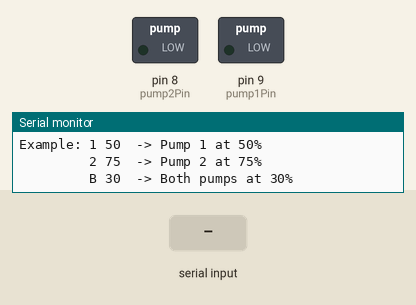
Simulated run of this sketch. Board: Arduino Uno, built with avr-gcc and run on an emulated ATmega328P. Shown: switched loads named in the sketch (green lamp = pin HIGH), the last lines printed to the serial monitor. Inputs (shaded band) come from the test bench.

Above: at 1.3 s.
1.4 s: "1 1\n" received over Serial
At 2.6 s:
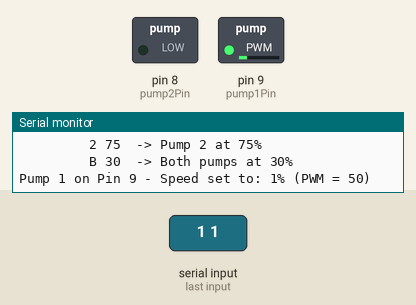
2.9 s: "B 150\n" received over Serial
At 3.8 s:
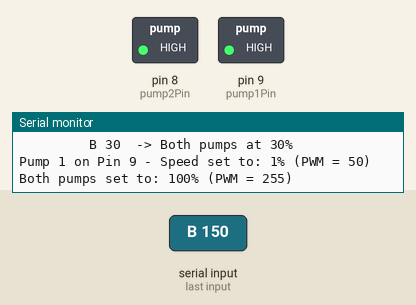
4.4 s: "2 1\n" received over Serial
At 5.0 s:
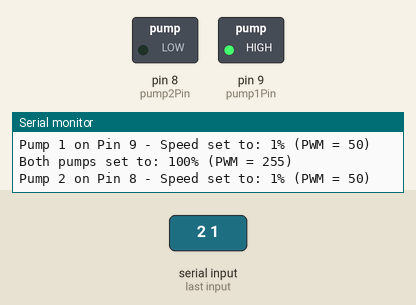
5.9 s: "2 150\n" received over Serial
At 6.2 s:
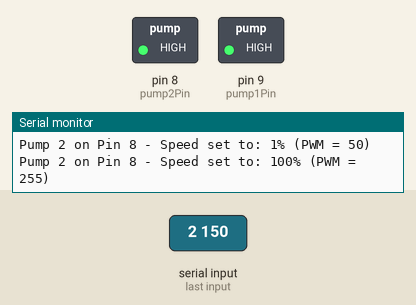
7.4 s: "1 1\n" received over Serial
At 8.6 s:
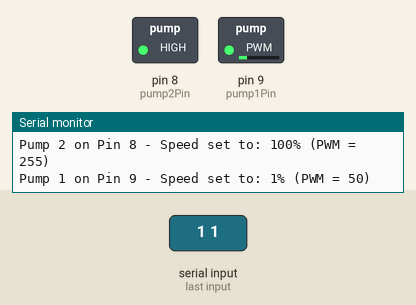
8.9 s: "1 150\n" received over Serial
At 9.9 s:
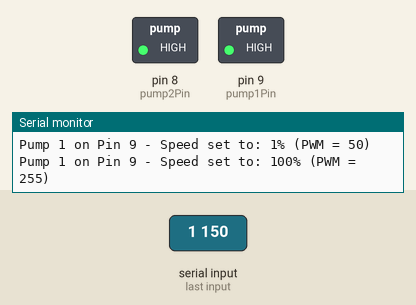
Timing chart, 0 to 11.4 s (numbered marks = the images above; inputs shaded):
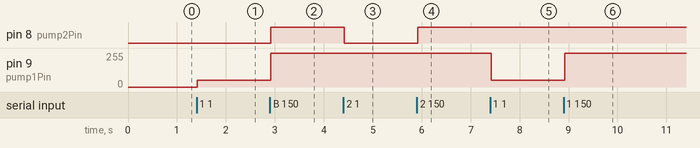

The sketch:

two_pumps_controlled.ino
```cpp
// ----------------------- Pin Definitions -----------------------
const int pump1Pin = 9; // Pump 1 MOSFET gate
const int pump2Pin = 8; // Pump 2 MOSFET gate

// ----------------------- PWM Settings -------------------------
const int maxPWM = 255; // Full speed PWM
const int minPWM = 50;  // Minimum PWM to prevent stalling

// ----------------------- Current Pump States -------------------
int pump1SpeedPWM = 0;  // Start OFF
int pump2SpeedPWM = 0;  // Start OFF

// ----------------------- Setup Function -----------------------
void setup() {
  pinMode(pump1Pin, OUTPUT);
  pinMode(pump2Pin, OUTPUT);

  // Ensure both pumps are OFF initially
  analogWrite(pump1Pin, pump1SpeedPWM);
  analogWrite(pump2Pin, pump2SpeedPWM);

  // Initialize Serial for keyboard input
  Serial.begin(9600);
  Serial.println("Two-Pump Control Initialized.");
  Serial.println("Commands: PumpNumber SpeedPercent or B SpeedPercent");
  Serial.println("Pump 1 = Pin 9, Pump 2 = Pin 8");
  Serial.println("Example: 1 50  -> Pump 1 at 50%");
  Serial.println("         2 75  -> Pump 2 at 75%");
  Serial.println("         B 30  -> Both pumps at 30%");
}

// ----------------------- Main Loop ----------------------------
void loop() {
  if (Serial.available() > 0) {
    String input = Serial.readStringUntil('\n'); // Read full line
    input.trim(); // Remove whitespace

    if (input.length() > 0) {
      int spaceIndex = input.indexOf(' '); // Separate pump identifier and speed
      if (spaceIndex > 0) {
        String pumpStr = input.substring(0, spaceIndex);
        String speedStr = input.substring(spaceIndex + 1);
        speedStr.trim();

        int speedPercent = speedStr.toInt(); // Convert speed to integer

        // Validate speed
        if (speedPercent < 0) speedPercent = 0;
        if (speedPercent > 100) speedPercent = 100;

        // Map 0-100% speed to PWM 0-255
        int pwmValue = map(speedPercent, 0, 100, 0, maxPWM);
        if (pwmValue > 0 && pwmValue < minPWM) pwmValue = minPWM;

        // ----------------------- Pump 1 -----------------------
        if (pumpStr == "1") {
          pump1SpeedPWM = pwmValue;
          analogWrite(pump1Pin, pump1SpeedPWM);
          Serial.print("Pump 1 on Pin 9 - Speed set to: ");
          Serial.print(speedPercent);
          Serial.print("% (PWM = ");
          Serial.print(pump1SpeedPWM);
          Serial.println(")");
        }
        // ----------------------- Pump 2 -----------------------
        else if (pumpStr == "2") {
          pump2SpeedPWM = pwmValue;
          analogWrite(pump2Pin, pump2SpeedPWM);
          Serial.print("Pump 2 on Pin 8 - Speed set to: ");
          Serial.print(speedPercent);
          Serial.print("% (PWM = ");
          Serial.print(pump2SpeedPWM);
          Serial.println(")");
        }
        // ----------------------- Both Pumps -------------------
        else if (pumpStr == "B" || pumpStr == "b") {
          pump1SpeedPWM = pwmValue;
          pump2SpeedPWM = pwmValue;
          analogWrite(pump1Pin, pump1SpeedPWM);
          analogWrite(pump2Pin, pump2SpeedPWM);
          Serial.print("Both pumps set to: ");
          Serial.print(speedPercent);
          Serial.print("% (PWM = ");
          Serial.print(pwmValue);
          Serial.println(")");
        }
        else {
          Serial.println("Invalid pump identifier. Use 1, 2, or B for both.");
        }
      }
      else {
        Serial.println("Invalid input format. Example: 1 50 or B 30");
      }
    }

    // Clear any remaining characters
    while (Serial.available() > 0) {
      Serial.read();
    }
  }

  delay(50); // Small delay to stabilize loop
}
```

Measured:
- after the input at 1.4 s, pin 9 (pump1Pin): 0/255 → 50/255 at once
- after the input at 2.9 s, pin 8 (pump2Pin): LOW → HIGH at once; pin 9 (pump1Pin): 50/255 → 255/255 at once
- after the input at 4.4 s, pin 8 (pump2Pin): HIGH → LOW at once
- after the input at 5.9 s, pin 8 (pump2Pin): LOW → HIGH at once
- after the input at 7.4 s, pin 9 (pump1Pin): 255/255 → 50/255 at once
- after the input at 8.9 s, pin 9 (pump1Pin): 50/255 → 255/255 at once
